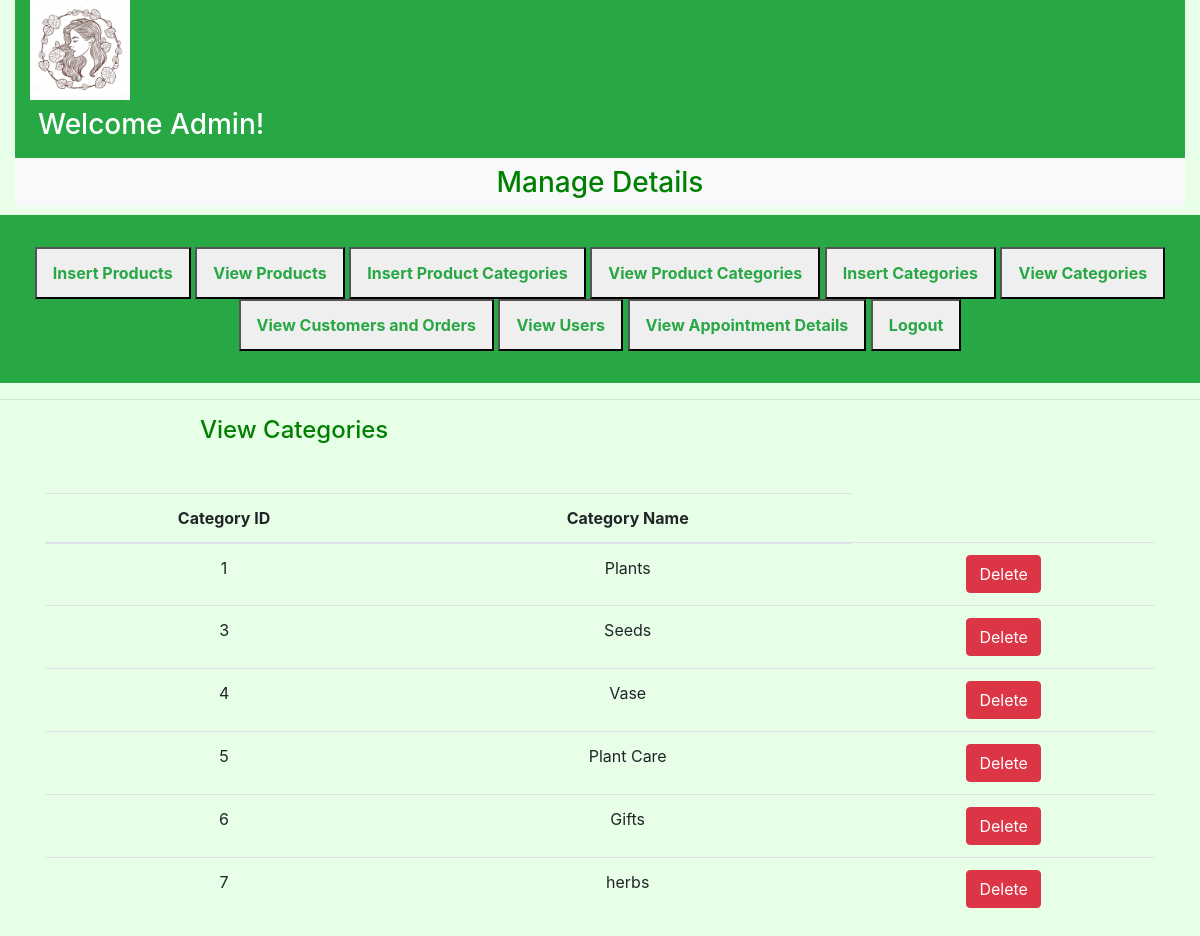
The app's page /admin/viewcat.php with its own data.
### tables this page shows
CREATE TABLE `categories` (
  `cat_id` int(100) NOT NULL,
  `category_title` varchar(100) NOT NULL
);

### admin/viewcat.php (the view, shortened to what this page needs)
<?php
require("conn.php");
require("adminpage.php");
?>
 <link rel="stylesheet" href="https://cdn.jsdelivr.net/npm/bootstrap@4.6.1/dist/css/bootstrap.min.css">
<hr>
 <h4 style="color: green; margin-left:200px;">View Categories</h4>
<div class="container mt-5">
    <div class="row">
        <div class ="col-lg-12">
            <table class="table text-center  table-green">
            <thead>
                  <tr>
                    <th scope="col">Category ID</th>
                    <th scope="col">Category Name</th>
                </tr>
            </thead>
            <tbody>
                <?php
                $query="SELECT * FROM `categories`";
                $user_result=mysqli_query($con,$query);
                while($user_fetch=mysqli_fetch_assoc($user_result))
                {
                    echo"
                    <tr>
                    <td>$user_fetch[cat_id]</td>
                    <td>$user_fetch[category_title]</td>
                  <td><form action='delete.php' method='POST'>
                    <button type='button' name='user_delete' class='btn btn-danger'>Delete</i></button>
                     </form>
                    </td>
                   ";
                }
                ?>
        </tr>
    </tbody>
</table>
</div>
</div>

### admin/adminpage.php (shortened to what this page needs)
<!DOCTYPE html>
<html>
    <head>
        <link rel="stylesheet" href="https://cdn.jsdelivr.net/npm/bootstrap@4.6.1/dist/css/bootstrap.min.css">
    </head>
    <body>
<div class="container-fluid">
   <nav class=" nav navbar-expand-lg navbar-light bg-info">
        <div class="container-fluid bg-success">
            <img src="images/profile.jpg" class="logo" alt="logo">
            <h3 class="text-left p-2"><a href="adminpage.php"  style="color:white;">Welcome Admin!</a></h3>
        </div>
    </nav>
    <div class="bg-light">
        <h3 class="text-center p-2" style="color:green;">Manage Details</h3>
    </div >
    <div class="row">
        <div class="col-md-12 bg-success p-3 d-flex align-items-center">
       <div class="button text-center bg-success p-3 ">
        <button><a href="insertp.php" class="nav-link text-success  my-1 font-weight-bold">Insert Products</a></button>
        <button><a href="viewp.php" class="nav-link text-success  my-1 font-weight-bold ">  View Products</a></button>
        <button><a href="insertpcat.php" class="nav-link text-success  my-1 font-weight-bold">Insert Product Categories</a></button>
        <button><a href="viewpcat.php" class="nav-link text-success  my-1 font-weight-bold">View Product Categories</a></button>
        <button><a href="insertcat.php" class="nav-link text-success  my-1 font-weight-bold">Insert Categories</a></button>
        <button><a href="viewcat.php" class="nav-link text-success  my-1 font-weight-bold">View Categories</a></button>
        <button><a href="vieworders.php" class="nav-link text-success  my-1 font-weight-bold">View Customers and Orders</a></button>
        <button><a href="viewusers.php" class="nav-link text-success  my-1 font-weight-bold">View Users</a></button>
        <button><a href="viewschedule.php" class="nav-link text-success  my-1 font-weight-bold">View Appointment Details</a></button>
        <button><a href="../logout.php" class="nav-link text-success  my-1 font-weight-bold">Logout</a></button>
       </div>
        </div>
    </div>
</div>
</body>
</html>

### admin/adminpage.php (style rules this page uses)
* { margin:0; padding:0; box-sizing:border-box; }
.logo { width:100px; height:100px; }
body { background-color: #e6ffe6; }

### admin/viewcat.php (style rules this page uses)
body { background-color: #e6ffe6; }

### records on screen
categories: cat_id "1", category_title "Plants"
categories: cat_id "3", category_title "Seeds"
categories: cat_id "4", category_title "Vase"
categories: cat_id "5", category_title "Plant Care"
categories: cat_id "6", category_title "Gifts"
categories: cat_id "7", category_title "herbs"
